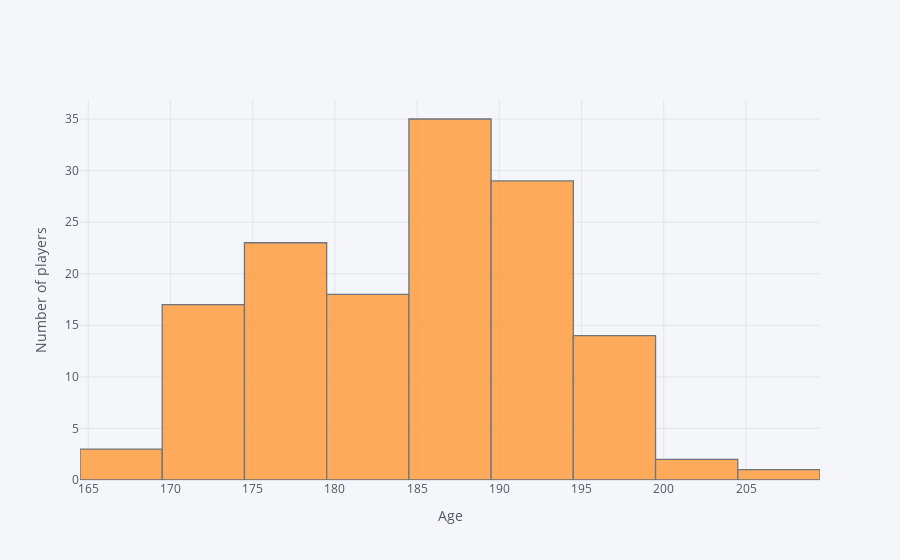

Notebook source saved alongside this figure:
### Code cell
wnba['Height'].iplot(kind='hist',bins=20, color='orange', xTitle='Age', yTitle='Number of players')

### Figure 1 — Plotly figure (JSON) as saved in the notebook; plotly's stock layout.template omitted (floating-point values rounded to 4 significant figures; data arrays with more than 128 entries replaced by an {"elided": "..."} marker saying what was removed)
{"data": [{"histfunc": "count", "histnorm": "", "marker": {"color": "rgba(255, 153, 51, 1.0)", "line": {"color": "#4D5663", "width": 1.3}}, "name": "Height", "nbinsx": 20, "opacity": 0.8, "orientation": "v", "type": "histogram", "x": {"elided": "142 int values"}}], "layout": {"barmode": "overlay", "legend": {"bgcolor": "#F5F6F9", "font": {"color": "#4D5663"}}, "paper_bgcolor": "#F5F6F9", "plot_bgcolor": "#F5F6F9", "title": {"font": {"color": "#4D5663"}}, "xaxis": {"gridcolor": "#E1E5ED", "showgrid": true, "tickfont": {"color": "#4D5663"}, "title": {"font": {"color": "#4D5663"}, "text": "Age"}, "zerolinecolor": "#E1E5ED"}, "yaxis": {"gridcolor": "#E1E5ED", "showgrid": true, "tickfont": {"color": "#4D5663"}, "title": {"font": {"color": "#4D5663"}, "text": "Number of players"}, "zerolinecolor": "#E1E5ED"}}}
